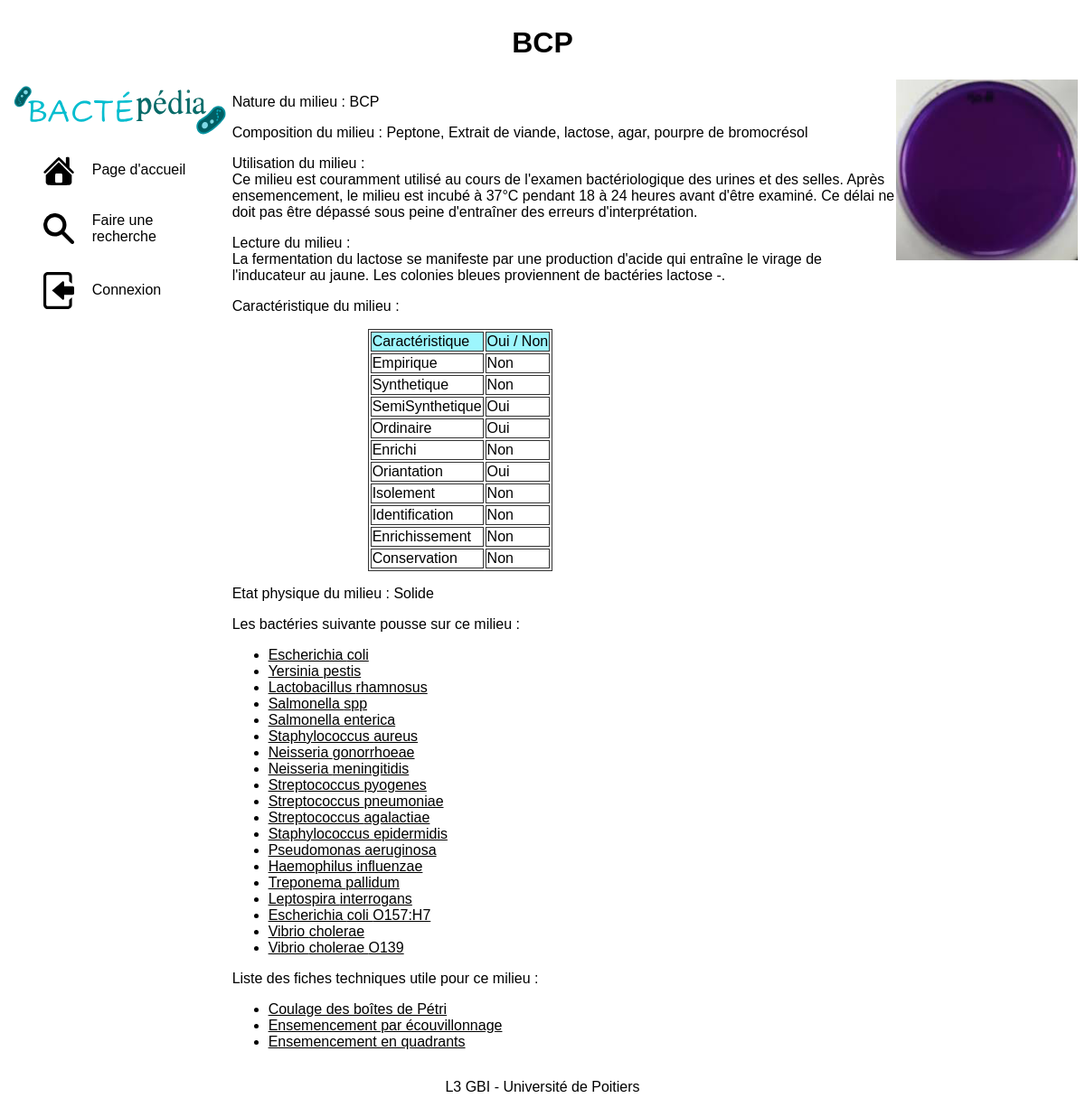
Screenshot of /page/milieuIndiv.php?1 with the database file from the repository.
### tables this page shows
CREATE TABLE bcp__milieu(
	id_milieu INTEGER NOT NULL PRIMARY KEY AUTO_INCREMENT,
	nature_milieu VARCHAR(255) NOT NULL,
	empirique_milieu BOOLEAN NULL,
	synthetique_milieu BOOLEAN NULL,
	semiSynthetique_milieu BOOLEAN NULL,
	ordinaire_milieu BOOLEAN NULL,
	enrichi_milieu BOOLEAN NULL,
	oriantation_milieu BOOLEAN NULL,
	isolement_milieu BOOLEAN NULL,
	identification_milieu BOOLEAN NULL,
	enrichissement_milieu BOOLEAN NULL,
	conservation_milieu BOOLEAN NULL,
	composition_milieu TEXT NULL,
	utilisation_milieu TEXT NULL,
	lecture_milieu TEXT NULL,
	lectureResultat_milieu LONGTEXT NULL,
	cout_milieu INTEGER NULL,
	etat_milieu VARCHAR(255) NULL,
	LienInterneImage_milieu TEXT NULL
);

CREATE TABLE bcp__bacterie(
    id_bacterie INTEGER NOT NULL PRIMARY KEY AUTO_INCREMENT,
    genre_bacterie VARCHAR(255) NOT NULL,
    espece_bacterie VARCHAR(255) NOT NULL,
    serovar_bacterie VARCHAR(255) NULL,
    gram_bacterie VARCHAR(255) NOT NULL,
    LienInterneImage_bacterie TEXT NULL,
    visible_bacterie BOOLEAN NOT NULL,
    nbConsultation_bacterie INTEGER NOT NULL DEFAULT 0,
    nbModification_bacterie INTEGER NOT NULL DEFAULT 0,
    nbRecherche_bacterie INTEGER NOT NULL DEFAULT 0,
    dateModif_bacterie DATETIME NOT NULL,
    temperatureOptimale_bacterie INTEGER NULL,
    prophylaxie_bacterie LONGTEXT NULL,
    nom_forme VARCHAR(255) NOT NULL
);

CREATE TABLE bcp__estmensione (
	id_milieu INTEGER NOT NULL,
	id_ficheTechnique INTEGER NOT NULL
);

CREATE TABLE bcp__fichetechnique(
	id_ficheTechnique INTEGER NOT NULL PRIMARY KEY AUTO_INCREMENT,
	titre_ficheTechnique TEXT NOT NULL,
	LienInterneFichier_ficheTechnique TEXT NOT NULL
);

### function/function.php (called while the page is built, shortened)
<?php
function unMilieu($id):array {
   $bdd = connect();
   $query = $bdd->prepare('SELECT * FROM bcp__milieu WHERE id_milieu = :id');
   $query->execute([
      'id' => $id
   ]);
   return ($query->fetchAll(PDO::FETCH_ASSOC));
}
function bacteriePourUnMilieu($idMilieu):array {
   $bdd = connect();
   $query = $bdd->prepare('SELECT id_bacterie, genre_bacterie, espece_bacterie, serovar_bacterie, visible_bacterie FROM bcp__bacterie JOIN bcp__pousse USING(id_bacterie) WHERE id_milieu= :idMilieu;');
   $query->execute([
      'idMilieu' => $idMilieu
   ]);
   return ($query->fetchAll(PDO::FETCH_ASSOC));
}
function ficheTechniqueMilieu($idMilieu){
    $bdd = connect();
    $query = $bdd->prepare('SELECT * FROM bcp__fichetechnique JOIN bcp__estmensione USING(id_ficheTechnique) WHERE id_milieu = :idMilieu;');
    $query->execute([
        'idMilieu' => $idMilieu,
    ]);
    return $query->fetchAll(PDO::FETCH_ASSOC);
}

### function/miseEnPage.php (called while the page is built, shortened)
<?php
function OuiNon($chiffre):string{
   if($chiffre == '0'){
      return ('Non');
   } elseif ($chiffre == '1'){
      return ('Oui');
   }
}

### page/milieuIndiv.php (the view, shortened to what this page needs)
<?php
require_once '../function/miseEnPage.php';
require_once '../function/function.php';
$milieuBDD = unMilieu($_SERVER['QUERY_STRING']);
$milieu = [
   'id' => $milieuBDD[0]['id_milieu'],
   'nature' => $milieuBDD[0]['nature_milieu'],
   'caracteristique' => [
      'empirique' => $milieuBDD[0]['empirique_milieu'],
      'synthetique' => $milieuBDD[0]['synthetique_milieu'],
      'semiSynthetique' => $milieuBDD[0]['semiSynthetique_milieu'],
      'ordinaire' => $milieuBDD[0]['ordinaire_milieu'],
      'enrichi' => $milieuBDD[0]['enrichi_milieu'],
      'oriantation' => $milieuBDD[0]['oriantation_milieu'],
      'isolement' => $milieuBDD[0]['isolement_milieu'],
      'identification' => $milieuBDD[0]['identification_milieu'],
      'enrichissement' => $milieuBDD[0]['enrichissement_milieu'],
      'conservation' => $milieuBDD[0]['conservation_milieu'],
   ],
   'composition' => $milieuBDD[0]['composition_milieu'],
   'utilisation' => $milieuBDD[0]['utilisation_milieu'],
   'lecture' => $milieuBDD[0]['lecture_milieu'],
   'lectureResultat' => $milieuBDD[0]['lectureResultat_milieu'],
   'cout' => $milieuBDD[0]['cout_milieu'],
   'etat' => $milieuBDD[0]['etat_milieu'],
   'photo' => $milieuBDD[0]['LienInterneImage_milieu'],
];
$titrePage = "{$milieu['nature']}";
require_once '../elements/header.php';
require_once '../elements/nav.php';
?>
<div class="contenu">
    <img class="imgIndiv" src="../<?= $milieu['photo'] ?>" alt="Photo du milieu">
    <p>Nature du milieu : <?= $milieu['nature'] ?></p>
   <?php
   if ($milieu['composition'] !== null){
      echo "<p>Composition du milieu :  {$milieu['composition']}</p>";
   }
   ?>
    <?php
   if ($milieu['utilisation'] !== null){
      echo "<p>Utilisation du milieu : <br> {$milieu['utilisation']}</p>";
   }
   ?>
    <?php
   if ($milieu['lecture'] !== null){
      echo "<p>Lecture du milieu : <br> {$milieu['lecture']} </p>";
   }
   ?>
    <p>Caractéristique du milieu : </p>
    <table class="tableCarac">
        <thead>
        <tr>
            <td>Caractéristique</td>
            <td>Oui / Non</td>
        </tr>
        </thead>
        <tbody>
            <?php
            foreach ($milieu['caracteristique'] as $key => $value){
                $MPPkey = ucfirst($key);
                $MPPvalue = OuiNon($value);
                echo <<<HTML
                    <tr>
                    <td>$MPPkey</td>
                    <td>$MPPvalue</td>
                    </tr>
HTML;
            }
            ?>
        </tbody>
    </table>
    <p>Etat physique du milieu : <?= $milieu['etat'] ?></p>
   <?php
   $bacteries = bacteriePourUnMilieu($milieu['id']);
   if (isset($bacteries[0])) :
      ?>
       <div>
           <p>Les bactéries suivante pousse sur ce milieu : </p>
           <ul>
              <?php
              foreach($bacteries as $bacterie){
                  if($bacterie['visible_bacterie'] == 1) {
                      $lien = 'bacIndiv.php?idBac=' . $bacterie['id_bacterie'];
                      echo "<li><a href='$lien'>{$bacterie['genre_bacterie']} {$bacterie['espece_bacterie']} {$bacterie['serovar_bacterie']}</a></li>";
                  }
              }
              ?>
           </ul>
       </div>
   <?php
   endif;
   ?>
<div>
    <?php
    $ficheTech = ficheTechniqueMilieu($milieu['id']);
    if (!empty($ficheTech[0])){
        echo "<p>Liste des fiches techniques utile pour ce milieu : </p>";
        echo "<ul>";
        foreach ($ficheTech as $ligne){
            echo "<li><a href='../{$ligne['LienInterneFichier_ficheTechnique']}' target='_blank'>{$ligne['titre_ficheTechnique']}</a></li>";
        }
        echo "</ul>";
    }
    ?>
</div>
</div>
<?php
require_once '../elements/footer.php';
?>

### elements/header.php (shortened to what this page needs)
<html>
<head>
   <link rel="stylesheet" href="../style/superstyle.css">
</head>
<body>
<div class="container">
   <div class="header">
      <h1><?= $titrePage ?></h1>
   </div>

### style/superstyle.css (style rules this page uses)
* { box-sizing: border-box; font-family: "Arial"; }
a { color: black; }
.container { display: flex; flex-wrap: wrap; align-items: flex-start; }
.header { width: 100%; text-align: center; }
.contenu { width: 79%; }
.imgIndiv { float: right; height: 200px; }
.tableCarac { margin-left: 150px; }
.tableCarac, .tableCarac td { border: 1px solid #333; }
.tableCarac thead,.tableCarac tfoot { background-color: #9df6fd; color: black; }

### rows the page displays
bcp__milieu: nature_milieu "BCP", LienInterneImage_milieu (picture), composition_milieu "Peptone, Extrait de viande, lactose, agar, pourpre de bromocrésol", utilisation_milieu "Ce milieu est couramment utilisé au cours de l'examen bactériologique des urines et des selles. Après ensemencement, le milieu est incubé à 37°C pendant 18 à 24 heures avant d'être examiné. Ce délai ne doit pas être dépassé sous peine d'entraîner des erreurs d'interprétation.", lecture_milieu "La fermentation du lactose se manifeste par une production d'acide qui entraîne le virage de l'inducateur au jaune. Les colonies bleues proviennent de bactéries lactose -.", etat_milieu "Solide"
bcp__bacterie: genre_bacterie "Escherichia", espece_bacterie "coli"
bcp__bacterie: genre_bacterie "Yersinia", espece_bacterie "pestis"
bcp__bacterie: genre_bacterie "Lactobacillus", espece_bacterie "rhamnosus"
bcp__bacterie: genre_bacterie "Salmonella", espece_bacterie "spp"
bcp__bacterie: genre_bacterie "Salmonella", espece_bacterie "enterica"
bcp__bacterie: genre_bacterie "Staphylococcus", espece_bacterie "aureus"
bcp__bacterie: genre_bacterie "Neisseria", espece_bacterie "gonorrhoeae"
bcp__bacterie: genre_bacterie "Neisseria", espece_bacterie "meningitidis"
bcp__bacterie: genre_bacterie "Streptococcus", espece_bacterie "pyogenes"
bcp__bacterie: genre_bacterie "Streptococcus", espece_bacterie "pneumoniae"
bcp__bacterie: genre_bacterie "Streptococcus", espece_bacterie "agalactiae"
bcp__bacterie: genre_bacterie "Staphylococcus", espece_bacterie "epidermidis"
bcp__bacterie: genre_bacterie "Pseudomonas", espece_bacterie "aeruginosa"
bcp__bacterie: genre_bacterie "Haemophilus", espece_bacterie "influenzae"
bcp__bacterie: genre_bacterie "Treponema", espece_bacterie "pallidum"
bcp__bacterie: genre_bacterie "Leptospira", espece_bacterie "interrogans"
bcp__bacterie: genre_bacterie "Escherichia", espece_bacterie "coli", serovar_bacterie "O157:H7"
bcp__bacterie: genre_bacterie "Vibrio", espece_bacterie "cholerae"
bcp__bacterie: genre_bacterie "Vibrio", espece_bacterie "cholerae", serovar_bacterie "O139"
bcp__estmensione: id_ficheTechnique.titre_ficheTechnique "Coulage des boîtes de Pétri"
bcp__estmensione: id_ficheTechnique.titre_ficheTechnique "Ensemencement par écouvillonnage"
bcp__estmensione: id_ficheTechnique.titre_ficheTechnique "Ensemencement en quadrants"

### other values shown
$MPPkey "Empirique"
$MPPvalue "Non"
$MPPkey "Synthetique"
$MPPkey "SemiSynthetique"
$MPPvalue "Oui"
$MPPkey "Ordinaire"
$MPPkey "Enrichi"
$MPPkey "Oriantation"
$MPPkey "Isolement"
$MPPkey "Identification"
$MPPkey "Enrichissement"
$MPPkey "Conservation"
